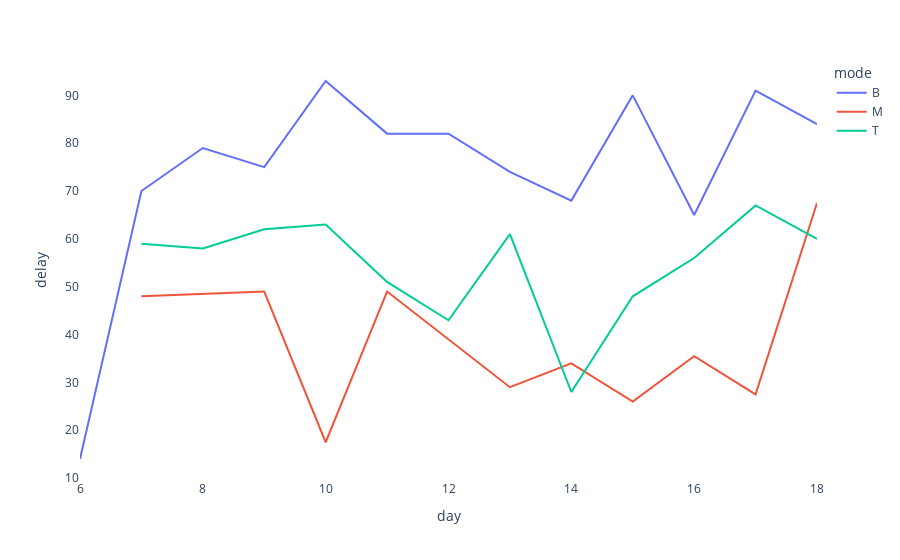

The cell this chart's notebook holds for it:
### Code cell
t = data[["day", "mode", "delay"]].groupby(["day", "mode"], as_index=False).median()

fig = px.line(t, x="day", y="delay", color='mode').update_layout({
    'plot_bgcolor': 'rgba(0,0,0,0)',
    'paper_bgcolor': 'rgba(0,0,0,0)'
})
fig.show()

### Figure 1 — Plotly figure (JSON) as saved in the notebook; plotly's stock layout.template omitted (floating-point values rounded to 4 significant figures)
{"data": [{"hovertemplate": "mode=B<br>day=%{x}<br>delay=%{y}<extra></extra>", "legendgroup": "B", "line": {"color": "#636efa", "dash": "solid"}, "marker": {"symbol": "circle"}, "mode": "lines", "name": "B", "orientation": "v", "showlegend": true, "type": "scatter", "x": [6, 7, 8, 9, 10, 11, 12, 13, 14, 15, 16, 17, 18], "xaxis": "x", "y": [14, 70, 79, 75, 93, 82, 82, 74, 68, 90, 65, 91, 84], "yaxis": "y"}, {"hovertemplate": "mode=M<br>day=%{x}<br>delay=%{y}<extra></extra>", "legendgroup": "M", "line": {"color": "#EF553B", "dash": "solid"}, "marker": {"symbol": "circle"}, "mode": "lines", "name": "M", "orientation": "v", "showlegend": true, "type": "scatter", "x": [7, 8, 9, 10, 11, 13, 14, 15, 16, 17, 18], "xaxis": "x", "y": [48, 48.5, 49, 17.5, 49, 29, 34, 26, 35.5, 27.5, 67.5], "yaxis": "y"}, {"hovertemplate": "mode=T<br>day=%{x}<br>delay=%{y}<extra></extra>", "legendgroup": "T", "line": {"color": "#00cc96", "dash": "solid"}, "marker": {"symbol": "circle"}, "mode": "lines", "name": "T", "orientation": "v", "showlegend": true, "type": "scatter", "x": [7, 8, 9, 10, 11, 12, 13, 14, 15, 16, 17, 18], "xaxis": "x", "y": [59, 58, 62, 63, 51, 43, 61, 28, 48, 56, 67, 60], "yaxis": "y"}], "layout": {"legend": {"title": {"text": "mode"}, "tracegroupgap": 0}, "margin": {"t": 60}, "paper_bgcolor": "rgba(0,0,0,0)", "plot_bgcolor": "rgba(0,0,0,0)", "xaxis": {"anchor": "y", "domain": [0, 1], "title": {"text": "day"}}, "yaxis": {"anchor": "x", "domain": [0, 1], "title": {"text": "delay"}}}}
